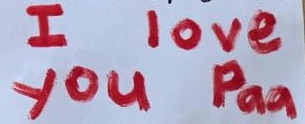
#> input picture Images_and_videos/iloveyouticket.jpg, 305 x 124 px
$ python image_2_transparent_converter.py
#> lines starting #> are read from the running program, lines starting #| are printed output that depends on the picture; after the words box and inside, x2 and y2 are one past the last pixel; in counts of white or black regions, pixels touching at a corner belong together
import cv2

PATH = '..//Images_and_videos//iloveyouticket.jpg'

image = cv2.imread(PATH)
#> image is the input picture: shape (124, 305, 3); mean B, G, R 185.8, 162.6, 180.8


def img2transparent(source, min_thresh=125):
#> called with min_thresh = 150
    image_gray = cv2.cvtColor(source, cv2.COLOR_BGR2GRAY)
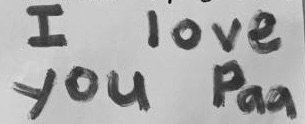
#> image_gray: shape (124, 305); min 9, max 223, mean 170.7
    retval, mask = cv2.threshold(image_gray, min_thresh, 255, cv2.THRESH_BINARY_INV)
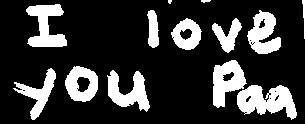
#> mask: shape (124, 305); 21.4% white; 13 white regions (1 under 20 px), largest, box (x1, y1, x2, y2) and area: (237, 85, 297, 120) 1297, (26, 4, 67, 47) 996, (213, 60, 247, 108) 959
#> retval = 150
    blue, green, red = cv2.split(source)
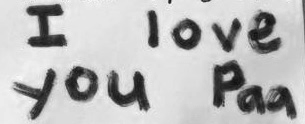
#> blue: shape (124, 305); min 12, max 255, mean 185.8
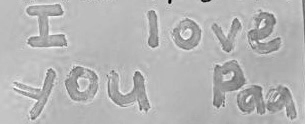
#> red: shape (124, 305); min 0, max 255, mean 180.8
    blue = cv2.bitwise_and(blue, mask)
    green = cv2.bitwise_and(green, mask)
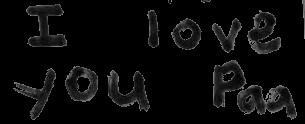
#> green: shape (124, 305); min 0, max 149, mean 10.3
    red = cv2.bitwise_and(red, mask)
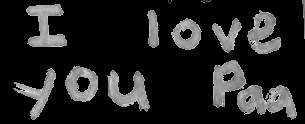
#> red: shape (124, 305); min 0, max 236, mean 33.4
    result = cv2.merge((blue, green, red, mask))
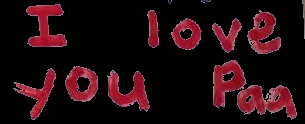
#> result: shape (124, 305, 4); mean B, G, R, A 14.6, 10.3, 33.4, 54.6
    return result

image = img2transparent(image, min_thresh=150)
cv2.imshow('image', image)
cv2.imwrite('test.png', image)
key = cv2.waitKey(0)
#> (key q is pressed here)
if key == 27 or key == ord('q'):
    cv2.destroyAllWindows()

$ run again, with Images_and_videos/1.jpg copied over Images_and_videos/iloveyouticket.jpg
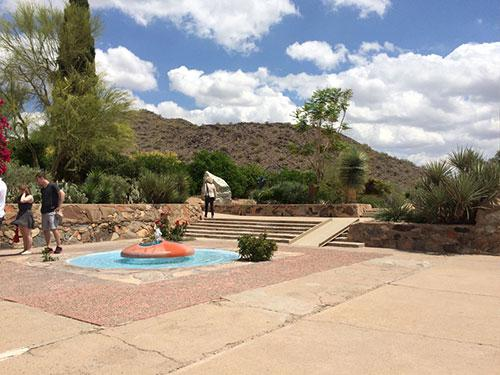
#> input picture Images_and_videos/1.jpg, 500 x 375 px
#> image is the input picture: shape (375, 500, 3); mean B, G, R 140.3, 152.5, 162.4
#> in img2transparent, `retval, mask = cv2.threshold(image_gray, min_thresh, 255, cv2.THRESH_B..`:
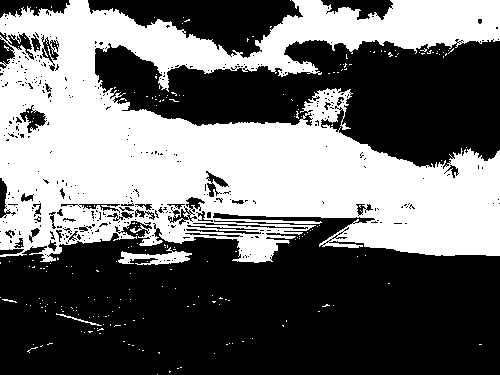
#> mask: shape (375, 500); 42.8% white; 225 white regions (221 under 20 px), largest, box (x1, y1, x2, y2) and area: (0, 0, 500, 263) 79060, (118, 247, 192, 265) 623, (56, 313, 102, 326) 80, (2, 299, 17, 303) 24
#> retval = 150
#> in img2transparent, `result = cv2.merge((blue, green, red, mask))`:
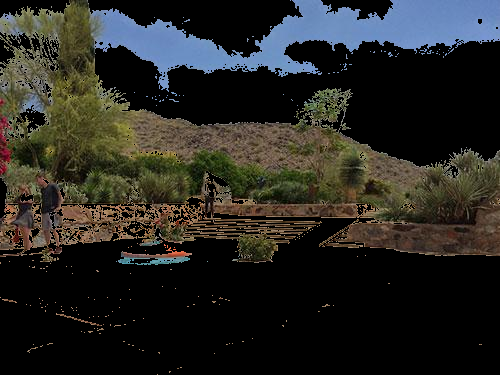
#> result: shape (375, 500, 4); mean B, G, R, A 34.5, 38.7, 39.1, 109.2
